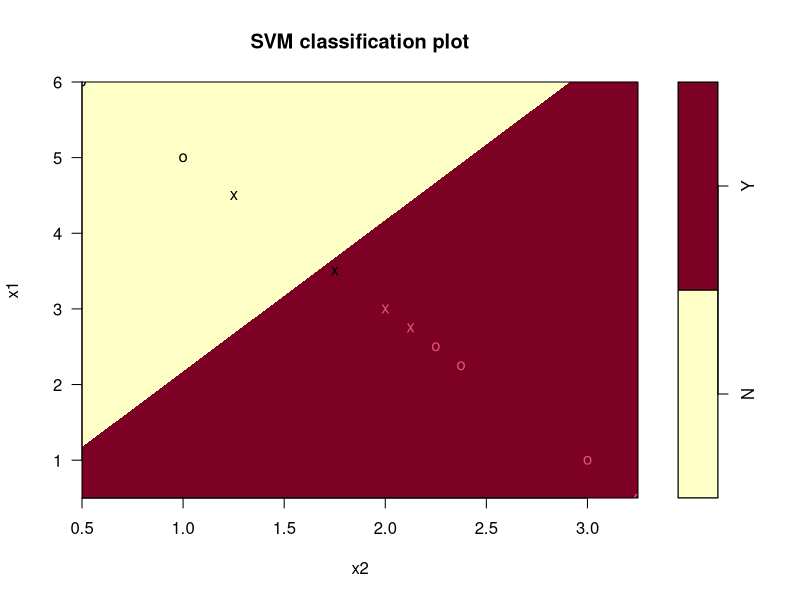
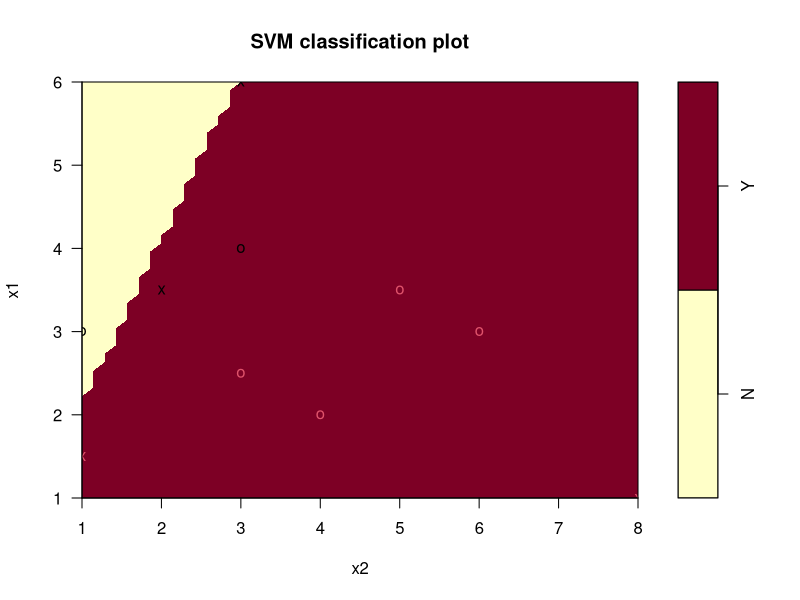

Here is the R script that generated these plots, in order:
require(e1071)
m0_data<-read.csv(file = "data.csv",header = TRUE)
m0_data$Class <- as.factor(m0_data$Class)
svm_model<-svm(Class ~ ., data = m0_data,kernel = "linear")
m_res<-predict(svm_model,newdata = m0_data)
table(m0_data$Class,m_res,dnn = c("Actual","Predicted"))
plot(svm_model,m0_data)

m1_data<-read.csv(file = "data1.csv",header = TRUE)
m1_data$Class <- as.factor(m1_data$Class)
t_res<-predict(svm_model,newdata = m1_data)
table(m1_data$Class,t_res,dnn = c("Actual","Predicted"))
plot(svm_model,m1_data)
